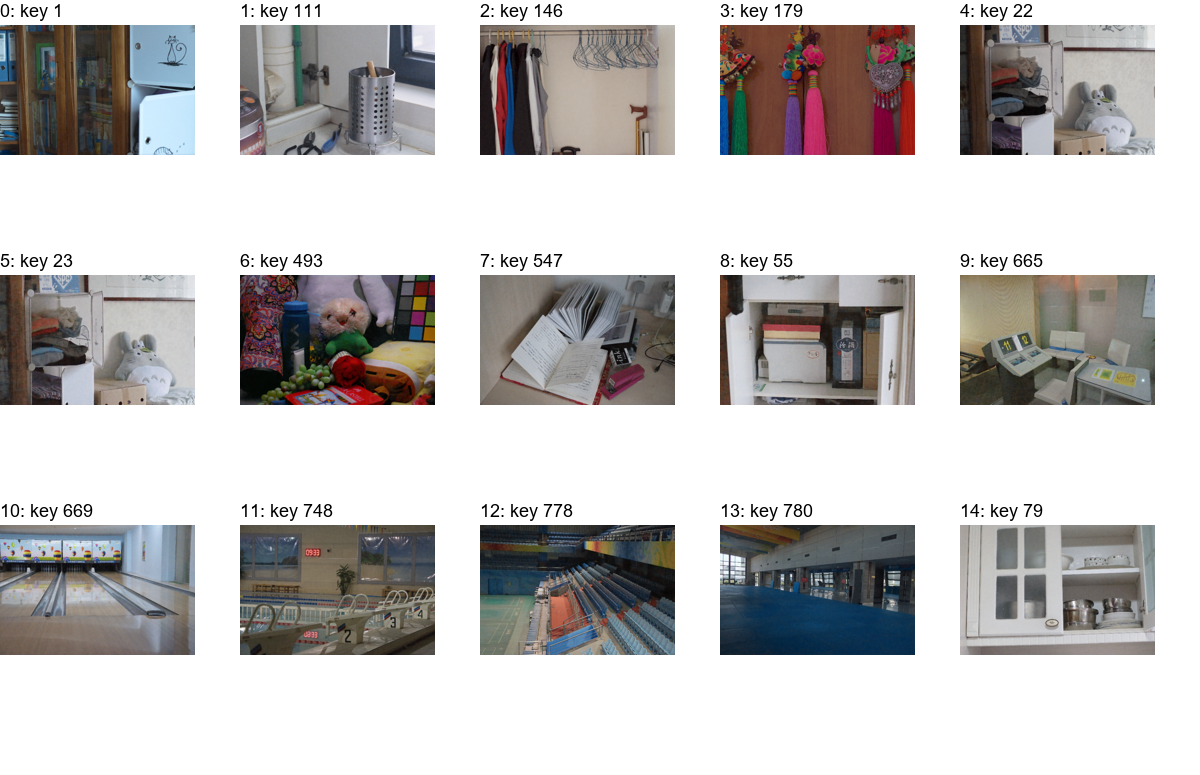
#> input picture tmp/report/test_contact.png, 1200 x 775 px, given in place of original.png, which was not available
$ python build_report.py
#> lines starting #> are read from the running program, lines starting #| are printed output that depends on the picture
from pathlib import Path
import json
from PIL import Image, ImageDraw, ImageFont
from docx import Document
from docx.shared import Inches, Pt, RGBColor
from docx.enum.text import WD_ALIGN_PARAGRAPH
from docx.enum.table import WD_TABLE_ALIGNMENT, WD_CELL_VERTICAL_ALIGNMENT
from docx.oxml import OxmlElement
from docx.oxml.ns import qn

ROOT = Path(__file__).resolve().parents[2]
TMP = ROOT / 'tmp/report'
OUT = ROOT / 'output/reports'
DATA = json.loads((TMP / 'evidence.json').read_text(encoding='utf-8'))
#> (reads tmp/report/evidence.json from the repository)
BENCH = DATA['benchmark']['averages']
ABL = DATA['ablation']['averages']
REPO = 'https://github.com/Tanish3115/Robust-Low-Light-Image-Restoration-and-Enhancement'
FONT = 'C:/Windows/Fonts/arial.ttf'

def figure_grid(name, panels, columns=4, panel_width=600):
#> called with name = 'figure_extreme', columns = 4, panel_width = 600
    rows = (len(panels) + columns - 1) // columns
    ph = 400
    header = 50
    gap = 16
    canvas = Image.new('RGB', (columns*panel_width+(columns-1)*gap, rows*(ph+header)+(rows-1)*gap), 'white')
#> canvas: PIL image 2448x450 RGB; every value is 255
    draw = ImageDraw.Draw(canvas)
    font = ImageFont.truetype(FONT, 38 if columns == 4 else 27)
    for i, (label, path) in enumerate(panels):
        x=(i%columns)*(panel_width+gap); y=(i//columns)*(ph+header+gap)
        draw.text((x+3,y+9),label,font=font,fill='black')
        image=Image.open(path).convert('RGB')
#> image is the input picture: PIL image 1200x775 RGB; mean R, G, B 196.2, 194.2, 193.7
        image.thumbnail((panel_width,ph),Image.Resampling.LANCZOS)
#> image: PIL image 600x388 RGB
        canvas.paste(image,(x+(panel_width-image.width)//2,y+header+(ph-image.height)//2))
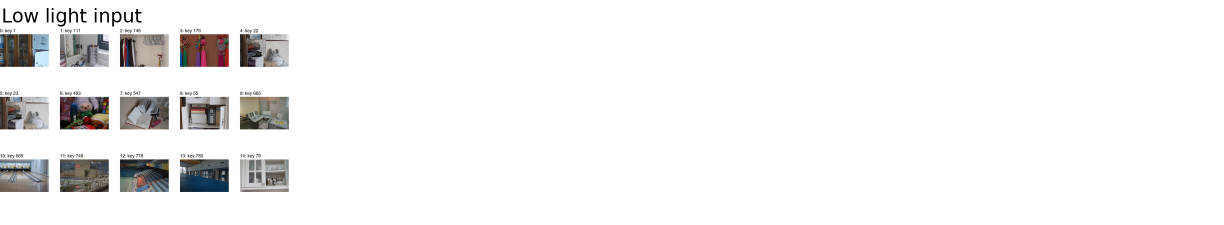
#> canvas: PIL image 2448x450 RGB (shown at 1/2 size); mean R, G, B 242, 241.6, 241.5
#> pass 2 of the loop in figure_grid, `for i, (label, path) in enumerate(panels):`:
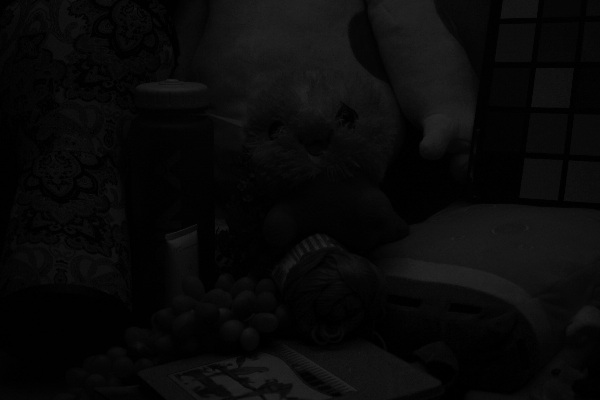
#> input picture tmp/report/illumination_original.png, 600 x 400 px, given in place of deep.png, which was not available
#> in figure_grid, `canvas.paste(image,(x+(panel_width-image.width)//2,y+header+(ph-image...`:
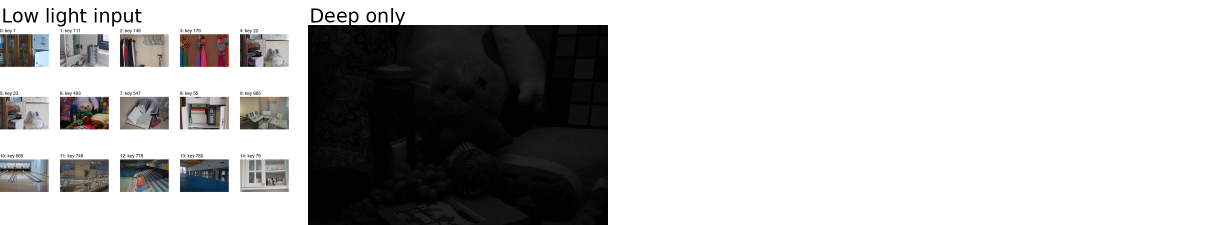
#> canvas: PIL image 2448x450 RGB (shown at 1/2 size); mean R, G, B 188.2, 187.7, 187.6
    path=TMP/f'{name}.png'; canvas.save(path); return path

def comparison(key,name):
    ex=DATA['examples'][key]; base=ROOT/f"outputs/LOL-v1-final-benchmark/{ex['index']:05d}"
    return figure_grid(name,[('Low light input',base/'original.png'),('Deep only',base/'deep.png'),
                             ('Adaptive hybrid',base/'hybrid.png'),('Normal light reference',ex['reference'])])

#> (the run stopped early here; a loop or call above may not have finished)
